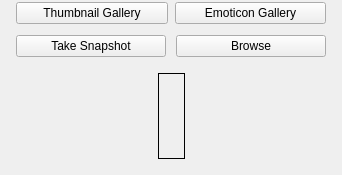
<?xml version="1.0" encoding="UTF-8"?>
<ui version="4.0">
 <class>ThumnailEditWidgetUi</class>
 <widget class="QWidget" name="ThumnailEditWidgetUi">
  <property name="geometry">
   <rect>
    <x>0</x>
    <y>0</y>
    <width>342</width>
    <height>175</height>
   </rect>
  </property>
  <property name="sizePolicy">
   <sizepolicy hsizetype="Expanding" vsizetype="Minimum">
    <horstretch>0</horstretch>
    <verstretch>0</verstretch>
   </sizepolicy>
  </property>
  <property name="windowTitle">
   <string>Thumbnail Edit Widget</string>
  </property>
  <layout class="QVBoxLayout" name="verticalLayout">
   <property name="topMargin">
    <number>2</number>
   </property>
   <item>
    <layout class="QHBoxLayout" name="horizontalLayout_3">
     <property name="spacing">
      <number>7</number>
     </property>
     <property name="leftMargin">
      <number>5</number>
     </property>
     <property name="topMargin">
      <number>0</number>
     </property>
     <property name="rightMargin">
      <number>5</number>
     </property>
     <property name="bottomMargin">
      <number>5</number>
     </property>
     <item>
      <widget class="QPushButton" name="m_ThumbGalleryButton">
       <property name="text">
        <string>Thumbnail Gallery</string>
       </property>
      </widget>
     </item>
     <item>
      <widget class="QPushButton" name="m_EmoticonGalleryButton">
       <property name="text">
        <string>Emoticon Gallery</string>
       </property>
      </widget>
     </item>
    </layout>
   </item>
   <item>
    <layout class="QHBoxLayout" name="horizontalLayout_4">
     <property name="spacing">
      <number>10</number>
     </property>
     <property name="leftMargin">
      <number>5</number>
     </property>
     <property name="topMargin">
      <number>0</number>
     </property>
     <property name="rightMargin">
      <number>5</number>
     </property>
     <property name="bottomMargin">
      <number>5</number>
     </property>
     <item>
      <widget class="QPushButton" name="m_TakeSnapshotButton">
       <property name="text">
        <string>Take Snapshot</string>
       </property>
      </widget>
     </item>
     <item>
      <widget class="QPushButton" name="m_BrowsePictureButton">
       <property name="text">
        <string>Browse</string>
       </property>
      </widget>
     </item>
    </layout>
   </item>
   <item>
    <spacer name="verticalSpacer">
     <property name="orientation">
      <enum>Qt::Vertical</enum>
     </property>
     <property name="sizeType">
      <enum>QSizePolicy::Fixed</enum>
     </property>
     <property name="sizeHint" stdset="0">
      <size>
       <width>20</width>
       <height>5</height>
      </size>
     </property>
    </spacer>
   </item>
   <item>
    <layout class="QHBoxLayout" name="horizontalLayout">
     <item>
      <spacer name="horizontalSpacer">
       <property name="orientation">
        <enum>Qt::Horizontal</enum>
       </property>
       <property name="sizeHint" stdset="0">
        <size>
         <width>40</width>
         <height>20</height>
        </size>
       </property>
      </spacer>
     </item>
     <item>
      <widget class="QFrame" name="m_ThumbnailFrame">
       <property name="sizePolicy">
        <sizepolicy hsizetype="Minimum" vsizetype="Minimum">
         <horstretch>0</horstretch>
         <verstretch>0</verstretch>
        </sizepolicy>
       </property>
       <property name="frameShape">
        <enum>QFrame::Box</enum>
       </property>
       <property name="frameShadow">
        <enum>QFrame::Plain</enum>
       </property>
       <layout class="QGridLayout" name="gridLayout">
        <item row="0" column="0">
         <widget class="ThumbnailViewWidget" name="m_ThumbnailViewWidget">
          <property name="sizePolicy">
           <sizepolicy hsizetype="Fixed" vsizetype="Expanding">
            <horstretch>0</horstretch>
            <verstretch>0</verstretch>
           </sizepolicy>
          </property>
          <property name="alignment">
           <set>Qt::AlignCenter</set>
          </property>
         </widget>
        </item>
       </layout>
      </widget>
     </item>
     <item>
      <spacer name="horizontalSpacer_2">
       <property name="orientation">
        <enum>Qt::Horizontal</enum>
       </property>
       <property name="sizeHint" stdset="0">
        <size>
         <width>40</width>
         <height>20</height>
        </size>
       </property>
      </spacer>
     </item>
    </layout>
   </item>
   <item>
    <spacer name="verticalSpacer_2">
     <property name="orientation">
      <enum>Qt::Vertical</enum>
     </property>
     <property name="sizeType">
      <enum>QSizePolicy::Fixed</enum>
     </property>
     <property name="sizeHint" stdset="0">
      <size>
       <width>20</width>
       <height>5</height>
      </size>
     </property>
    </spacer>
   </item>
  </layout>
 </widget>
 <customwidgets>
  <customwidget>
   <class>ThumbnailViewWidget</class>
   <extends>QLabel</extends>
   <header>ThumbnailViewWidget.h</header>
  </customwidget>
 </customwidgets>
 <resources/>
 <connections/>
</ui>
